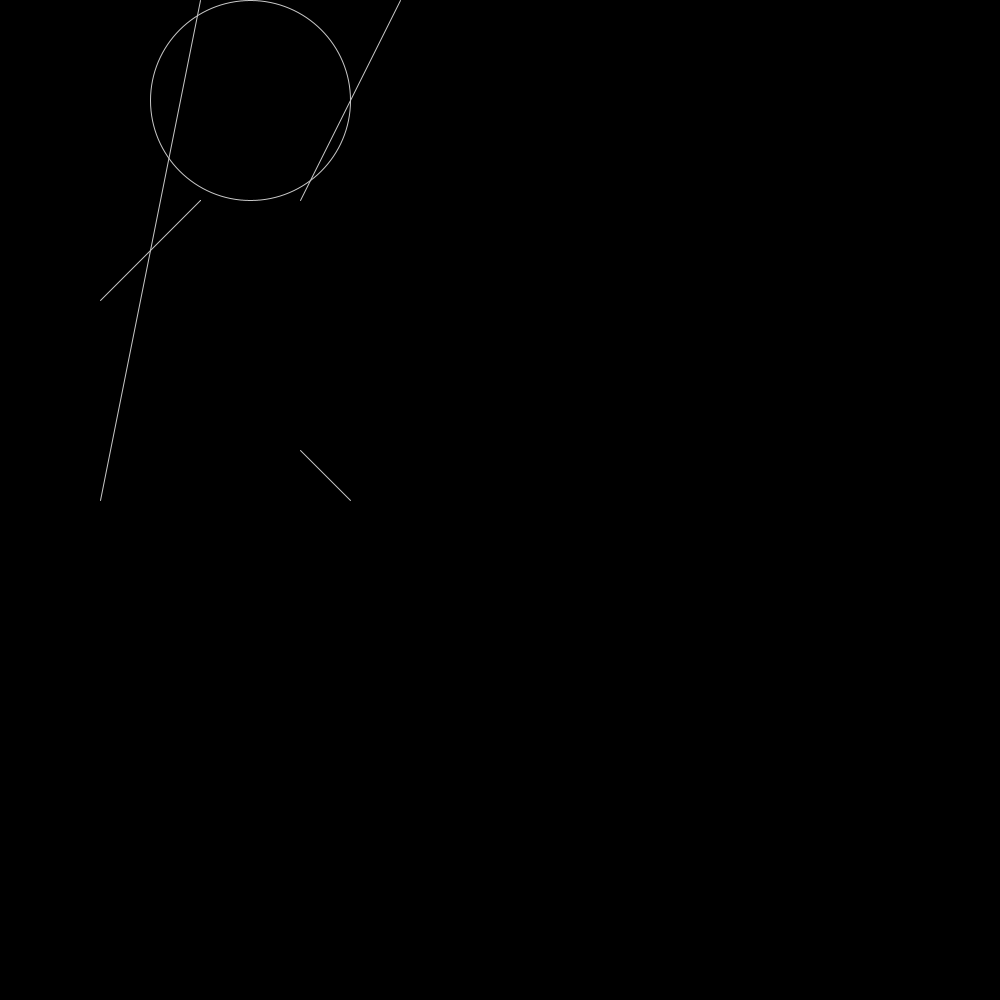
Frame 1 (no input)
Frame 60 (the mouse pressed at the canvas centre just before this capture): identical to frame 1, image omitted
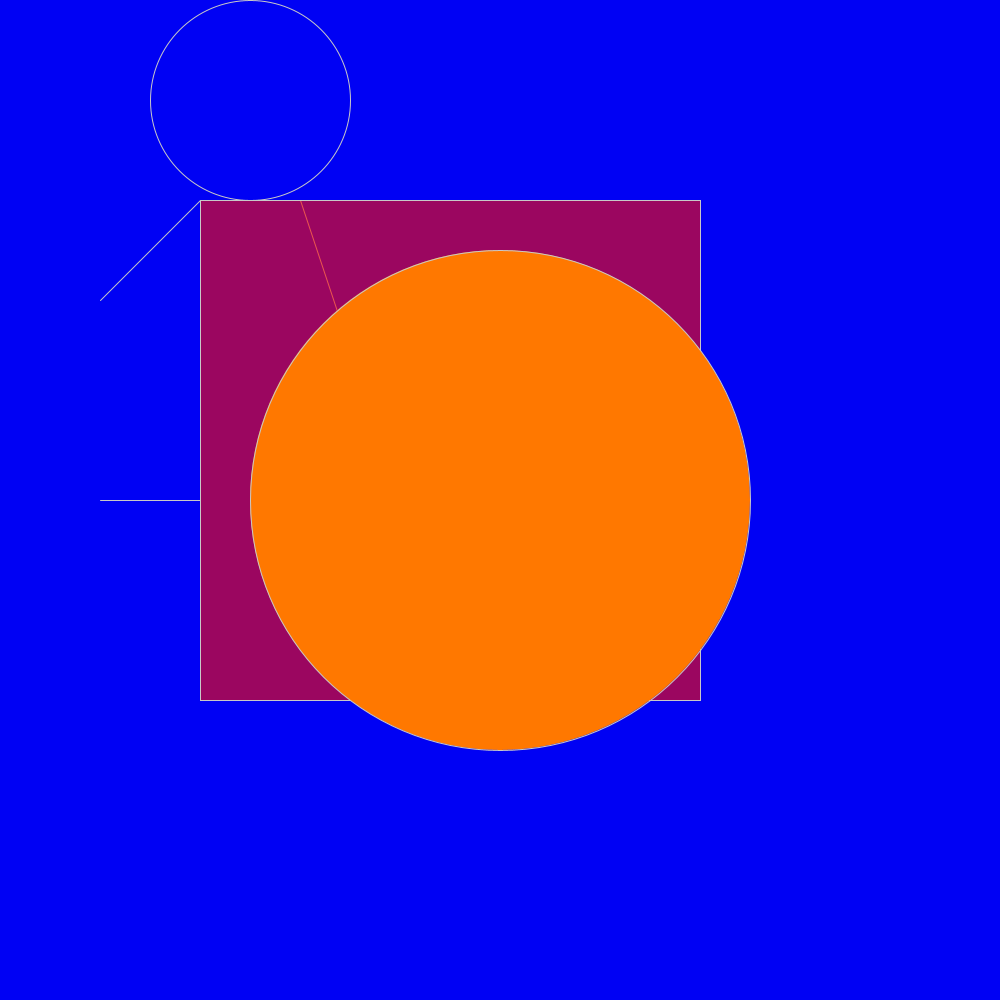
Frame 120 (the mouse held since frame 60 and released just before this capture)

The Processing sketch that drew these frames (run headless with seeded random() and noise(); from frame 60 on, the mouse is pressed at the canvas centre):

// Processing sketch: Figuurtjes
// ── Figuurtjes.pde
void setup() 
{
  size(1000, 1000);
}


void draw()
{

  stroke(200);
  background(mouseX, mouseY);
  line(200, 200, 100, 300);
  line(200, mouseX, 100, 500);
  line(300, 450, 350, 500);
  line(300, 200, 400, mouseY
    );


  fill(255, 10, 0, 155);
  rect(200, 200,mouseX,mouseY);

  //mouseX,mouseY

  fill(mouseY,mouseX);
  ellipse(250, 100, 200, 200);

  fill(255, 120, 0, 255);
  //ellipse(mouseX,mouseY,10,10);
  ellipse(mouseY, mouseX, mouseX, mouseY);
}
